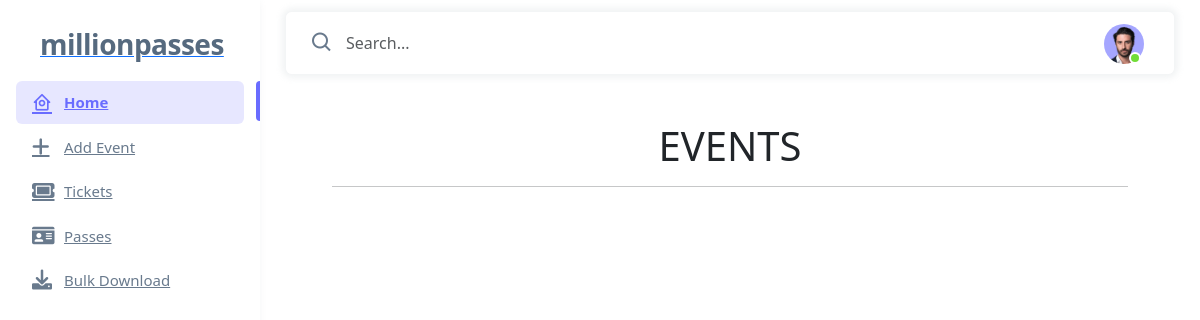
Page /admin-panel/ (signed in) on the earlier database version.
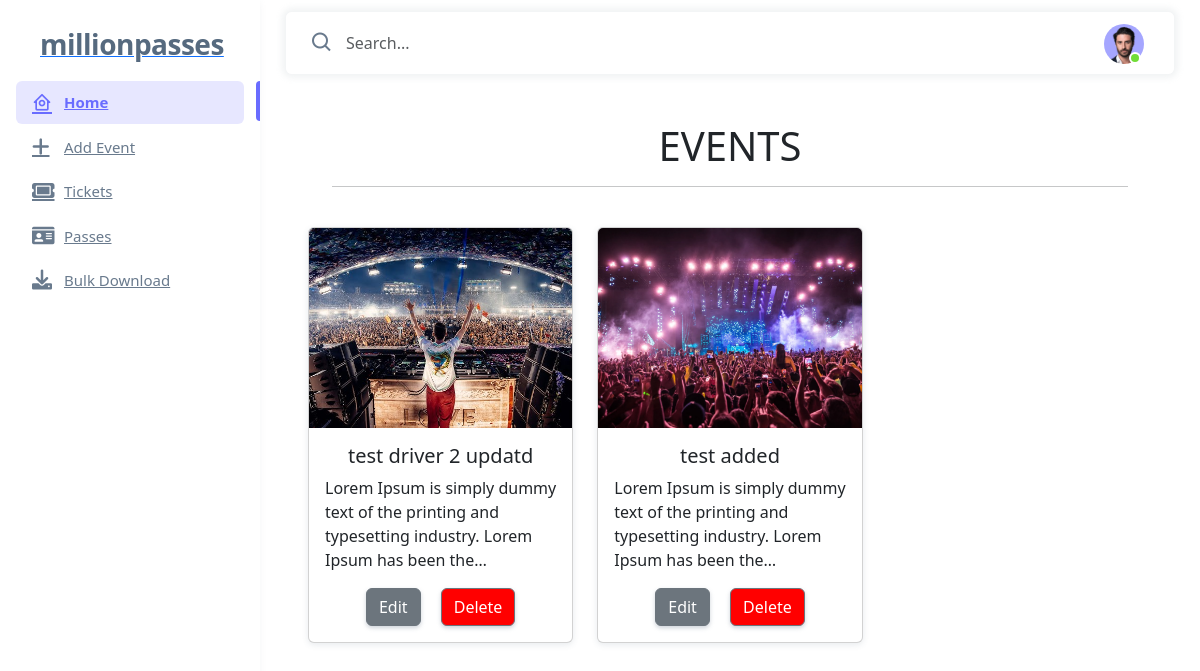
Same page on the later database version.
### events/models.py (models this page shows, shortened)
class Event(models.Model):
    owner = models.ForeignKey(Profile, null=True, blank=True, on_delete=models.SET_NULL)
    title = models.CharField(max_length=200)
    description = models.TextField(null=True, blank=True)
    featured_image = models.ImageField(null=True, blank=True, default='events/default.JPG', upload_to='events/')
    date_time = models.DateTimeField(null=True, blank=True)
    location = models.CharField(max_length=200, null=True, blank=True)
    created = models.DateTimeField(auto_now_add=True)
    id = models.UUIDField(default=uuid.uuid4, unique=True, primary_key=True, editable=False)

### users/views.py (the view)
# urls.py: path('admin-panel/', views.adminPanel, name='admin'),
@login_required(login_url="login")
def adminPanel (request):
    page = 'dashboard'
    search_query = ''
    profile = request.user.profile
    events = profile.event_set.filter(owner=profile)
    if request.GET.get('search'):
        events, search_query = searchEvents(request, profile)
    context = {'page':page, 'profile':profile, 'events':events, 'search_query':search_query}
    return render(request, 'users/admin-panel.html', context)

### users/templates/users/admin-panel.html
{% extends 'ui/main.html' %}
{% load static %}
{% block content %}
<div class="container-fluid">
  <div class="row m-5 mb-1 justify-content-center">
    <div class="col-12">
      <h1 class="text-center">EVENTS</h1>
      <hr>
    </div>
  </div>
  <div class="row m-4">
    {% for event in events %}
    <div class="col-12 col-md-4 mb-4">
      <div class="card h-100">
        <img class="card-img-top" src="{{ event.featured_image.url }}" alt="Event Image" style="height: 200px; object-fit: cover;">
        <div class="card-body">
          <h5 class="card-title text-center">{{ event.title }}</h5>
          <p class="card-text">{{ event.description|truncatechars:100 }}</p>
          <div class="text-center">
            <a href="{% url 'update-event' event.id %}" class="btn btn-secondary mx-2">Edit</a>
            <a href="{% url 'delete-event' event.id %}" class="btn btn-secondary mx-2" style="background-color: red;">Delete</a>
          </div>
        </div>
      </div>
    </div>
    {% endfor %}
  </div>
</div>
{% endblock content %}

Differences in the rows shown:
added Event: featured_image (picture), title "test driver 2 updatd", description "Lorem Ipsum is simply dummy text of the printing and typesetting industry. Lorem Ipsum has been the…"
added Event: featured_image (picture), title "test added", description "Lorem Ipsum is simply dummy text of the printing and typesetting industry. Lorem Ipsum has been the…"
